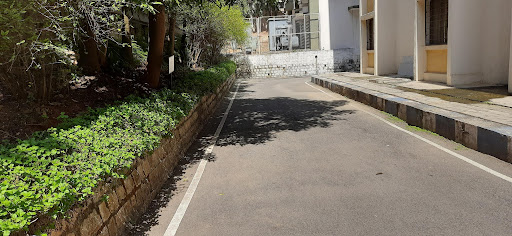
#> input picture campus_shadow.jpeg, 512 x 236 px
$ python IMT2020042_1b.py
#> lines starting #> are read from the running program, lines starting #| are printed output that depends on the picture; after the words box and inside, x2 and y2 are one past the last pixel; in counts of white or black regions, pixels touching at a corner belong together
import cv2 as cv
import numpy as np

# Load the input image
image = cv.imread("campus_shadow.jpeg")
#> image is the input picture: shape (236, 512, 3); mean B, G, R 89.9, 108.2, 113.6
image = cv.resize(image, (1500, 1000))
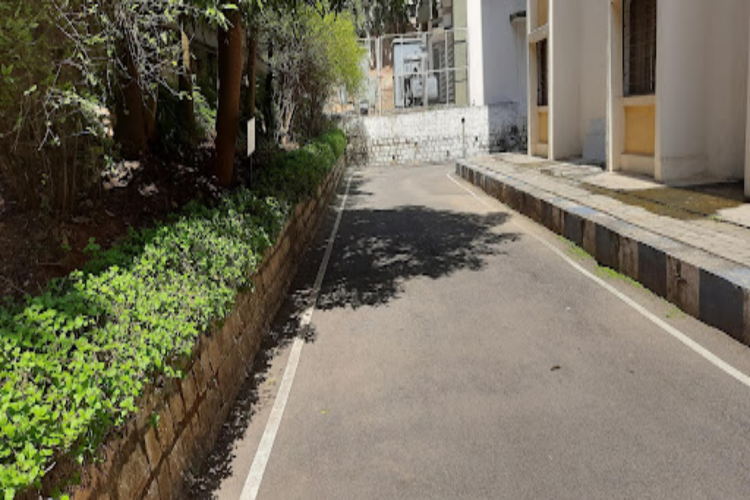
#> image: shape (1000, 1500, 3) (shown at 1/2 size); mean B, G, R 89.8, 108, 113.5

# Convert the image to grayscale
gray = cv.cvtColor(image, cv.COLOR_BGR2GRAY)
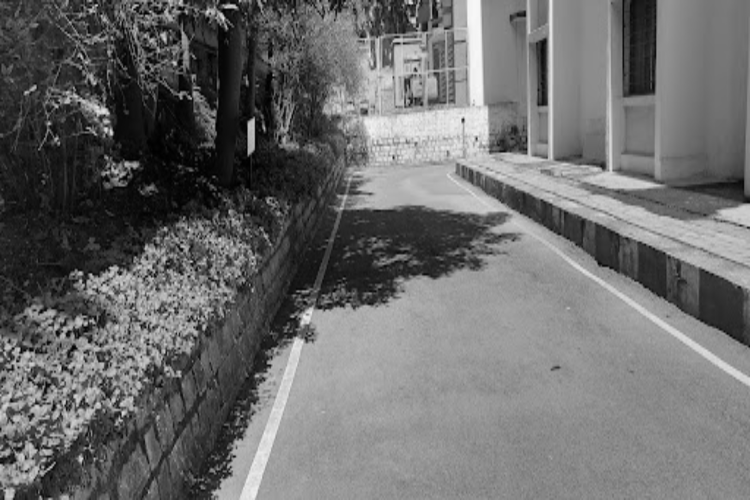
#> gray: shape (1000, 1500) (shown at 1/2 size); min 0, max 247, mean 107.6

# Apply thresholding to create a binary image
_, threshold = cv.threshold(gray, 100, 400, cv.THRESH_BINARY)
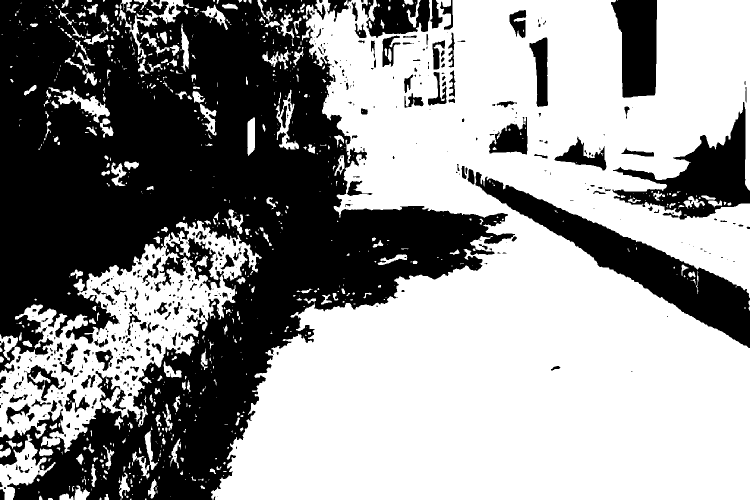
#> threshold: shape (1000, 1500) (shown at 1/2 size); 57.9% white; 532 black regions (313 under 20 px), largest, box (x1, y1, x2, y2) and area: (0, 0, 1030, 1000) 507422, (951, 344, 1500, 696) 40521, (1225, 204, 1500, 439) 23110

# Create a mask by inverse thresholding
image = cv.bitwise_not(threshold)

mask = np.zeros_like(image)
v = np.array([[693, 319], [314, 995], [1493, 996], [1495, 693], [894, 327]])
cv.fillPoly(mask, [v], (255, 255, 255))
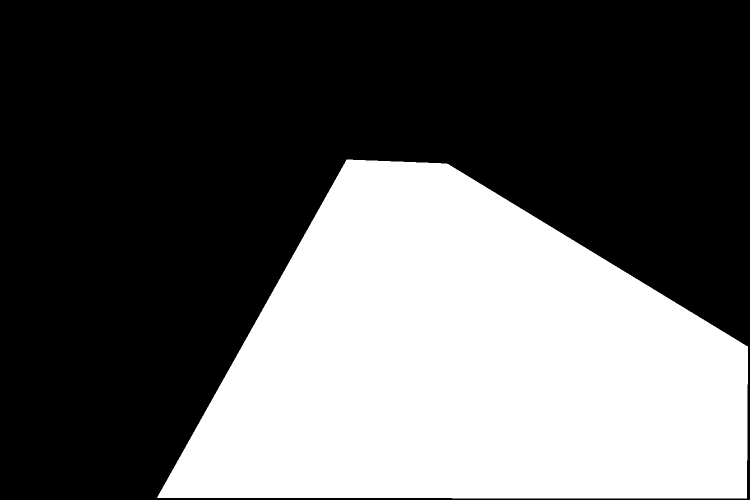
#> mask: shape (1000, 1500) (shown at 1/2 size); 37.1% white; 1 white region, box (x1, y1, x2, y2) and area: (314, 319, 1496, 997) 556429
image = cv.bitwise_and(image, mask)
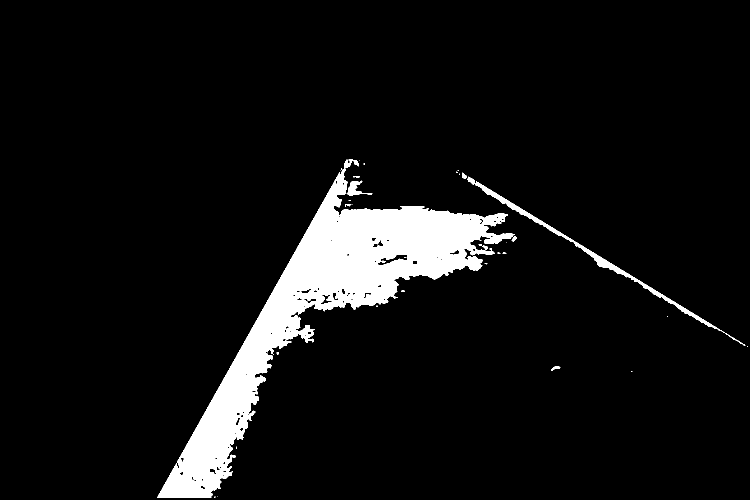
#> image: shape (1000, 1500) (shown at 1/2 size); 7% white; 33 white regions (22 under 20 px), largest, box (x1, y1, x2, y2) and area: (314, 319, 1030, 996) 98595, (951, 363, 1491, 691) 4479, (693, 361, 745, 392) 581

cv.imwrite("output_image.jpeg", image)

rgb_image = cv.imread('campus_shadow.jpeg', 1)
rgb_image = cv.resize(rgb_image, (1500, 1000))

mask = cv.imread('output_image.jpeg', 0)
#> mask: shape (1000, 1500); min 0, max 255, mean 17.7
#> (the run stopped early here; a loop or call above may not have finished)
